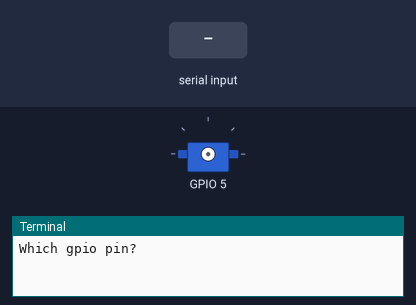
The program below on a simulated Raspberry Pi (BCM pin numbers). Shown: servo, the last lines printed to the terminal. The inputs (shaded band) are chosen by the test bench. Servo angles are drawn from the pulse width (0.5 ms = 0°, 2.5 ms = 180°).

Above: at 1.2 s.
1.3 s: "5" typed at the terminal
At 3.1 s:
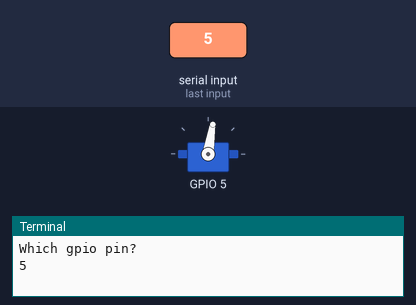
At 4.1 s:
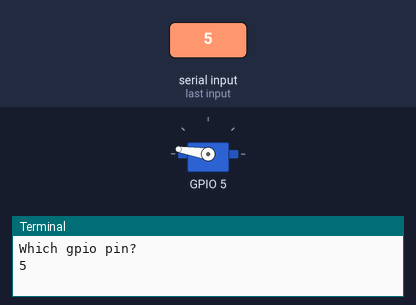
Timing chart, 0 to 10.3 s (numbered marks = the images above; inputs shaded):
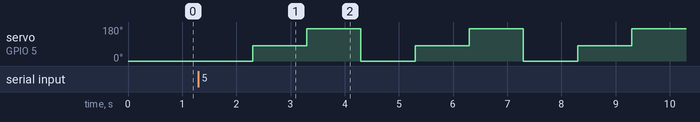

The program:

servo_sg90_basic.py
```python
"""
Web : https://learn.sparkfun.com/tutorials/raspberry-gpio/python-rpigpio-api
Usage : python servo_sg90_basic.py
"""
import RPi.GPIO as GPIO
from time import sleep
from sys import exit
import signal

try:
	gpio_pin_num = int(raw_input("Which gpio pin?"))
except ValueError:
	print "Oops! That was no valid number. Try again.."
	exit()

GPIO.setmode(GPIO.BCM)
GPIO.setwarnings(False)
GPIO.setup(gpio_pin_num, GPIO.OUT)
pwm = GPIO.PWM(gpio_pin_num, 50)
pwm.start(0)

try:
	while True:
		pwm.ChangeDutyCycle(2)
		sleep(1)
		pwm.ChangeDutyCycle(7)
		sleep(1)
		pwm.ChangeDutyCycle(12)
		sleep(1)
except KeyboardInterrupt:
	pwm.stop()
finally:
	print("Handling Ctrl+C")
```

Measured:
- after the input at 1.3 s, servo on GPIO 5: 0° → 81° after 1.0 s, then repeats every 3.0 s: 171° 1.0 s, 0° 1.0 s, 81° 1.0 s
